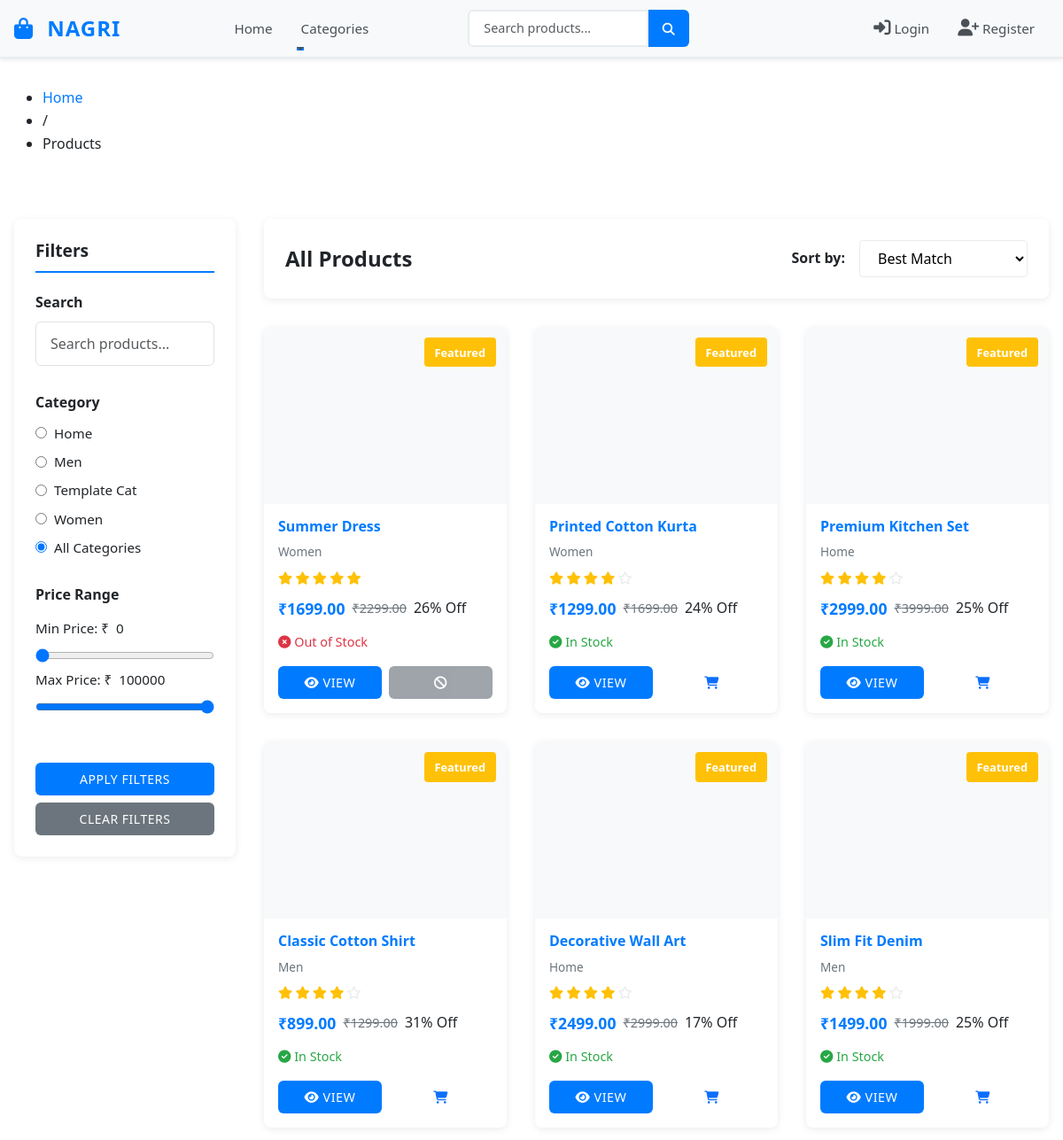
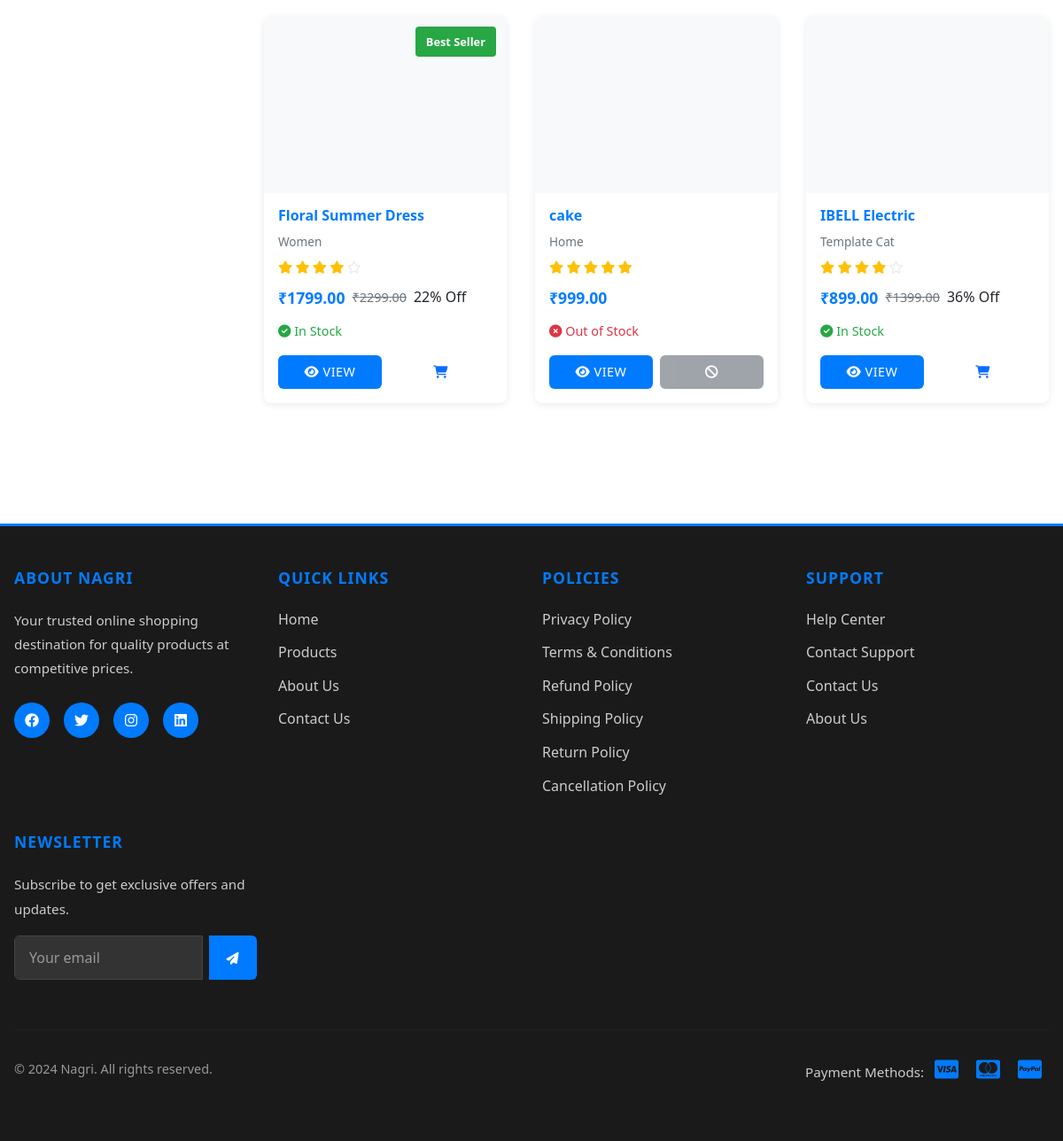
Screenshot of /products/ with the database file from the repository (2 pictures, top to bottom).
### products/models.py (models this page shows, shortened)
class Category(models.Model):
    name = models.CharField(max_length=100)
    slug = models.SlugField(unique=True)
    description = models.TextField(blank=True, null=True)
    created_at = models.DateTimeField(auto_now_add=True)
    updated_at = models.DateTimeField(auto_now=True)

class Product(models.Model):
    name = models.CharField(max_length=200, db_index=True)
    slug = models.SlugField(unique=True, db_index=True)
    category = models.ForeignKey(Category, on_delete=models.CASCADE, related_name="products", db_index=True)
    subcategory = models.ForeignKey(SubCategory, on_delete=models.SET_NULL, related_name="products", null=True, blank=True, db_index=True)
    short_description = models.TextField(blank=True, null=True)
    description = models.TextField(blank=True, null=True)
    brand = models.CharField(max_length=100, blank=True, null=True, db_index=True)
    tags = models.CharField(max_length=255, blank=True, null=True)
    price = models.DecimalField(max_digits=10, decimal_places=2, db_index=True)
    compare_price = models.DecimalField(max_digits=10, decimal_places=2, default=0.00)
    rating = models.DecimalField(max_digits=3, decimal_places=2, default=0.00, db_index=True)
    image = models.ImageField(upload_to="products/", blank=True, null=True)
    is_featured = models.BooleanField(default=False, db_index=True)
    is_bestseller = models.BooleanField(default=False, db_index=True)
    is_active = models.BooleanField(default=True, db_index=True)
    created_at = models.DateTimeField(auto_now_add=True, db_index=True)
    updated_at = models.DateTimeField(auto_now=True)
    class Meta:
        indexes = [
            models.Index(fields=["is_active", "is_featured", "is_bestseller", "created_at"]),
            models.Index(fields=["category", "is_active", "created_at"]),
            models.Index(fields=["price", "is_active"]),
        ]

class ProductImage(models.Model):
    product = models.ForeignKey(Product, on_delete=models.CASCADE, related_name="images")
    image = models.ImageField(upload_to="products/", blank=True, null=True)
    alt_text = models.CharField(max_length=255, blank=True, null=True)
    display_order = models.PositiveIntegerField(default=0)
    created_at = models.DateTimeField(auto_now_add=True)
    class Meta:
        ordering = ["display_order", "-created_at"]

### products/views.py (the view, shortened to what this page needs)
# urls.py: path("", product_list_view, name="product_list"),
def product_list_view(request):
    queryset = (
        Product.objects.select_related("category", "subcategory", "inventory")
        .prefetch_related('images')
        .filter(is_active=True)
        .order_by("-is_featured", "-is_bestseller", "-rating", "-created_at", "id")
    )
    search = request.GET.get("search", "").strip()
    category = request.GET.get("category", "").strip()
    subcategory = request.GET.get("subcategory", "").strip()
    min_price = request.GET.get("min_price", "").strip()
    max_price = request.GET.get("max_price", "").strip()
    if category:
        queryset = queryset.filter(Q(category_id=category) | Q(category__slug=category))
    if subcategory:
        queryset = queryset.filter(Q(subcategory_id=subcategory) | Q(subcategory__slug=subcategory))
    if min_price:
        try:
            queryset = queryset.filter(price__gte=min_price)
        except ValueError:
            pass
    if max_price:
        try:
            queryset = queryset.filter(price__lte=max_price)
        except ValueError:
            pass
    paginator = Paginator(queryset, 12)
    page_number = request.GET.get("page")
    page_obj = paginator.get_page(page_number)
    context = {
        "products": page_obj.object_list,
        "page_obj": page_obj,
        "search": search,
        "category": category,
        "category_filter": category,
        "subcategory": subcategory,
        "min_price": min_price,
        "max_price": max_price,
        "categories": _get_cached_categories(),
    }
    return render(request, "products/product_list.html", context)

### products/templatetags/price_extras.py (called while the page is built)
@register.filter
def discount_percent(price, compare_price):
    try:
        if compare_price and float(compare_price) > 0 and float(compare_price) > float(price):
            discount = ((float(compare_price) - float(price)) / float(compare_price)) * 100.0
            return int(round(discount))
    except (TypeError, ValueError):
        return ''
    return ''

### products/views.py (called while the page is built)
def _get_cached_categories():
    cache_key = "nagri_categories"
    categories = cache.get(cache_key)
    if categories is None:
        categories = list(
            Category.objects.annotate(product_count=Count("products", distinct=True))
            .order_by("name")
            .values("id", "name", "product_count")
        )
        cache.set(cache_key, categories, 600)
    return categories

### templates/products/product_list.html (shortened to what this page needs)
{% extends 'base/base.html' %}
{% load static %}
{% load price_extras %}
{% block extra_css %}
    <link rel="stylesheet" href="{% static 'css/products/product_list.css' %}">
{% endblock %}
{% block content %}
<div class="breadcrumb-section">
    <div class="container">
        <ul class="breadcrumb-nav">
            <li><a href="{% url 'home' %}">Home</a></li>
            <li><span>/</span></li>
            <li>Products</li>
        </ul>
    </div>
</div>
<div class="container py-4">
    <div class="products-page-container">
        <aside class="products-sidebar">
            <h3 class="sidebar-title">Filters</h3>
            <form method="GET" id="filterForm">
                <div class="filter-group">
                    <h4>Search</h4>
                    <input type="text" name="search" class="form-control" placeholder="Search products..." value="{{ search }}">
                </div>
                <div class="filter-group">
                    <h4>Category</h4>
                    {% for cat in categories %}
                        <label>
                            <input type="radio" name="category" value="{{ cat.id }}" {% if category == cat.id|stringformat:"s" %}checked{% endif %}>
                            {{ cat.name }}
                        </label>
                    {% endfor %}
                    <label>
                        <input type="radio" name="category" value="" {% if not category %}checked{% endif %}>
                        All Categories
                    </label>
                </div>
                <div class="filter-group">
                    <h4>Price Range</h4>
                    <div class="price-range-slider">
                        <label>Min Price: ₹<span id="minPriceDisplay">0</span></label>
                        <input type="range" name="min_price" min="0" max="100000" step="100" value="{{ min_price|default:0 }}" id="minPriceInput">
                        <br>
                        <label>Max Price: ₹<span id="maxPriceDisplay">100000</span></label>
                        <input type="range" name="max_price" min="0" max="100000" step="100" value="{{ max_price|default:100000 }}" id="maxPriceInput">
                    </div>
                </div>
                <button type="submit" class="btn btn-primary btn-apply-filter">Apply Filters</button>
                <a href="{% url 'product_list' %}" class="btn btn-clear-filter">Clear Filters</a>
            </form>
        </aside>
        <section class="products-section">
            <div class="products-header">
                <h2>{% if search %}Search Results for "{{ search }}"{% else %}All Products{% endif %}</h2>
                <div class="sort-controls">
                    <label for="sortBy">Sort by:</label>
                    <select id="sortBy" onchange="applySortByValue(this.value)">
                        <option value="">Best Match</option>
                    </select>
                </div>
            </div>
            {% if products %}
                <div class="products-grid">
                    {% for product in products %}
                        <div class="product-card" data-url="{% url 'product_detail' product.id %}" role="button" tabindex="0">
                            <div class="product-card-image">
                                {% with first_image=product.images.all|first %}
                                    {% if first_image and first_image.image %}
                                        <img src="{{ first_image.image.url }}" alt="{{ product.name }}" loading="lazy" width="300" height="250" decoding="async">
                                    {% elif product.image %}
                                        <img src="{{ product.image.url }}" alt="{{ product.name }}" loading="lazy" width="300" height="250" decoding="async">
                                    {% else %}
                                        <div class="placeholder-image">
                                            <i class="fas fa-image"></i>
                                        </div>
                                    {% endif %}
                                {% endwith %}
                                {% if product.is_featured %}
                                    <div class="product-badge badge-featured">Featured</div>
                                {% elif product.is_bestseller %}
                                    <div class="product-badge badge-bestseller">Best Seller</div>
                                {% endif %}
                            </div>
                            <div class="product-info">
                                <h3><a href="{% url 'product_detail' product.id %}">{{ product.name }}</a></h3>
                                <p class="product-category">{{ product.category.name }}</p>
                                <div class="product-rating">
                                    {% for i in "12345" %}
                                        {% if forloop.counter <= product.rating %}
                                            <i class="fas fa-star"></i>
                                        {% else %}
                                            <i class="far fa-star"></i>
                                        {% endif %}
                                    {% endfor %}
                                </div>
                                <div class="product-price">
                                    <span class="price-current">₹{{ product.price }}</span>
                                    {% if product.compare_price and product.compare_price > product.price %}
                                        <span class="price-original">₹{{ product.compare_price }}</span>
                                        <span class="price-discount">{{ product.price|discount_percent:product.compare_price }}% Off</span>
                                    {% endif %}
                                </div>
                                <div class="product-stock">
                                    {% if product.inventory.stock_quantity > 0 %}
                                        <span class="stock-in"><i class="fas fa-check-circle"></i> In Stock</span>
                                    {% else %}
                                        <span class="stock-out"><i class="fas fa-times-circle"></i> Out of Stock</span>
                                    {% endif %}
                                </div>
                                <div class="product-actions">
                                    <a href="{% url 'product_detail' product.id %}" class="btn btn-primary btn-sm" onclick="event.stopPropagation();">
                                        <i class="fas fa-eye"></i> View
                                    </a>
                                    {% if product.inventory.stock_quantity > 0 %}
                                        <button class="btn btn-outline-primary btn-sm" onclick="event.stopPropagation(); addToCart({{ product.id }})" data-product-id="{{ product.id }}">
                                            <i class="fas fa-shopping-cart"></i>
                                        </button>
                                    {% else %}
                                        <button class="btn btn-secondary btn-sm" disabled>
                                            <i class="fas fa-ban"></i>
                                        </button>
                                    {% endif %}
                                </div>
                            </div>
                        </div>
                    {% endfor %}
                </div>
            {% endif %}
        </section>
    </div>
</div>
{% endblock %}

### static/css/base/base.css (style rules this page uses)
:root { --primary-color: #007bff; --secondary-color: #6c757d; --success-color: #28a745; --danger-color: #dc3545; --warning-color: #ffc107; --info-color: #17a2b8; --light-color: #f8f9fa; --dark-color: #343a40; --text-primary: #212529; --text-secondary: #6c757d; --border-color: #dee2e6; --shadow-sm: 0 0.125rem 0.25rem rgba(0, 0, 0, 0.075); --shadow-md: 0 0.5rem 1rem rgba(0, 0, 0, 0.15); --shadow-lg: 0 1rem 3rem rgba(0, 0, 0, 0.175); --transition: all 0.3s ease; }
* { margin: 0; padding: 0; box-sizing: border-box; }
html { scroll-behavior: smooth; }
body { font-family: 'Segoe UI', Tahoma, Geneva, Verdana, sans-serif; font-size: 16px; line-height: 1.6; color: var(--text-primary); background-color: #ffffff; overflow-x: hidden; }
h1, h2, h3, h4, h5, h6 { font-weight: 600; margin-bottom: 1rem; color: var(--text-primary); }
h2 { font-size: 2rem; }
h3 { font-size: 1.75rem; }
h4 { font-size: 1.5rem; }
p { margin-bottom: 1rem; color: var(--text-secondary); }
a { color: var(--primary-color); text-decoration: none; transition: var(--transition); }
.btn { padding: 0.5rem 1.5rem; font-weight: 500; border-radius: 0.375rem; transition: var(--transition); text-transform: uppercase; letter-spacing: 0.5px; font-size: 0.875rem; cursor: pointer; border: none; }
.btn-primary { background-color: var(--primary-color); color: white; }
.btn-secondary { background-color: var(--secondary-color); color: white; }
.form-control { border: 1px solid var(--border-color); border-radius: 0.375rem; padding: 0.75rem 1rem; font-size: 1rem; transition: var(--transition); }
.container { max-width: 1200px; margin: 0 auto; padding: 0 1rem; }
img { max-width: 100%; height: auto; display: block; }

### rows the page displays
Category: name "Home"
Category: name "Men"
Category: name "Template Cat"
Category: name "Women"
Product: images.image (picture), is_featured "Featured", name "Summer Dress", category.name "Women", rating 5 (drawn), price "1699.00", compare_price "2299.00", price|discount_percent "26", shows "Out of Stock"
Product: images.image (picture), is_featured "Featured", name "Printed Cotton Kurta", category.name "Women", price "1299.00", compare_price "1699.00", price|discount_percent "24", shows "In Stock"
Product: images.image (picture), is_featured "Featured", name "Premium Kitchen Set", category.name "Home", price "2999.00", compare_price "3999.00", price|discount_percent "25", shows "In Stock"
Product: images.image (picture), is_featured "Featured", name "Classic Cotton Shirt", category.name "Men", price "899.00", compare_price "1299.00", price|discount_percent "31", shows "In Stock"
Product: images.image (picture), is_featured "Featured", name "Decorative Wall Art", category.name "Home", price "2499.00", compare_price "2999.00", price|discount_percent "17", shows "In Stock"
Product: images.image (picture), is_featured "Featured", name "Slim Fit Denim", category.name "Men", price "1499.00", compare_price "1999.00", price|discount_percent "25", shows "In Stock"
Product: images.image (picture), is_featured "Best Seller", name "Floral Summer Dress", category.name "Women", price "1799.00", compare_price "2299.00", price|discount_percent "22", shows "In Stock"
Product: image (picture), name "cake", category.name "Home", rating 5 (drawn), price "999.00", shows "Out of Stock"
Product: images.image (picture), name "IBELL Electric", category.name "Template Cat", price "899.00", compare_price "1399.00", price|discount_percent "36", shows "In Stock"
